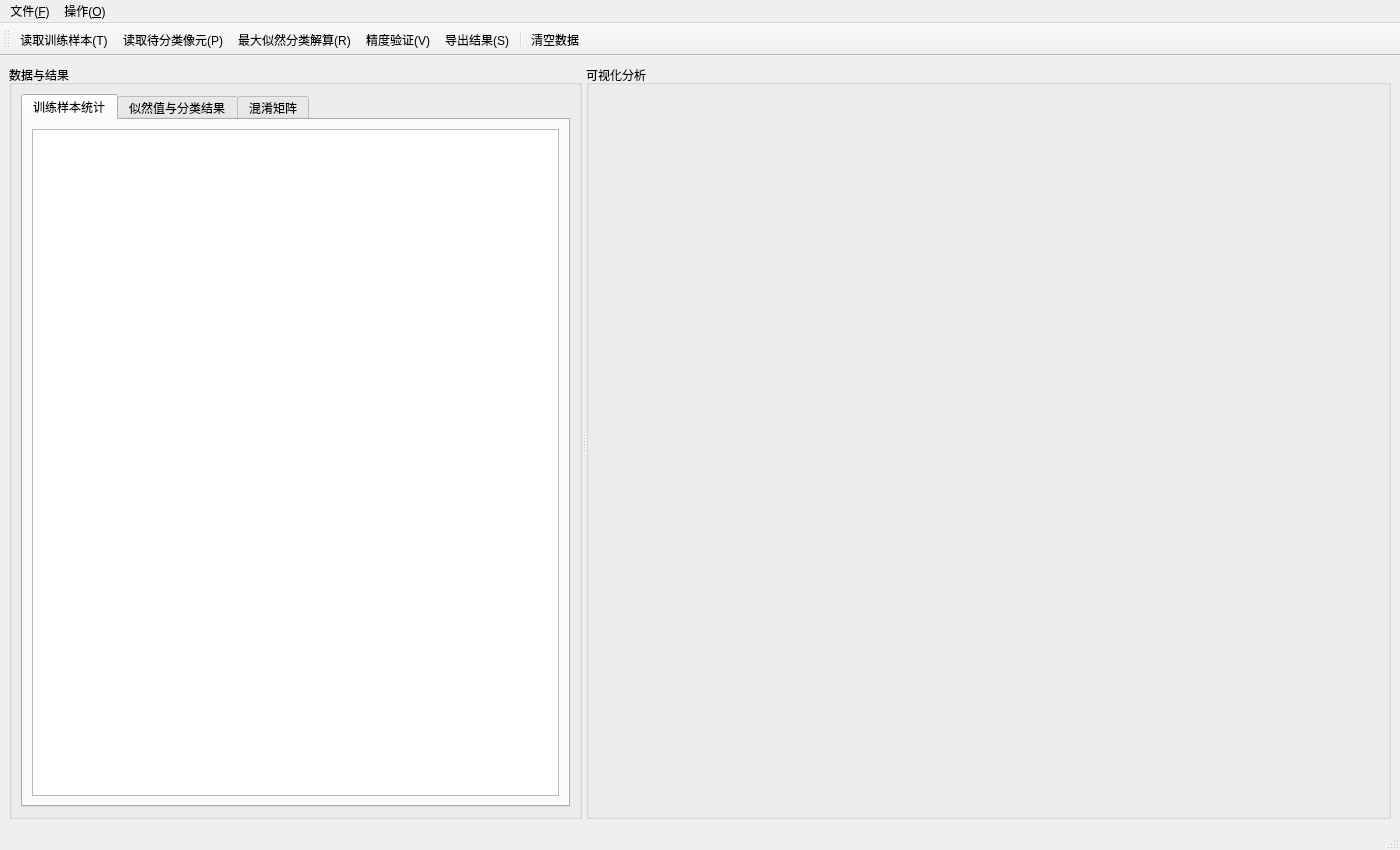
<?xml version="1.0" encoding="UTF-8"?>
<ui version="4.0">
 <class>MainWindow</class>
 <widget class="QMainWindow" name="MainWindow">
  <property name="geometry">
   <rect><x>0</x><y>0</y><width>1400</width><height>850</height></rect>
  </property>
  <property name="windowTitle">
   <string>遥感影像最大似然法分类系统</string>
  </property>

  <widget class="QWidget" name="centralwidget">
   <layout class="QHBoxLayout" name="hLayout">
    <item>
     <widget class="QSplitter" name="splitter">
      <property name="orientation"><enum>Qt::Horizontal</enum></property>

      <!-- 左：数据表格区（Tab 切换） -->
      <widget class="QGroupBox" name="groupData">
       <property name="title"><string>数据与结果</string></property>
       <layout class="QVBoxLayout">
        <item>
         <widget class="QTabWidget" name="tabWidget">
          <widget class="QWidget" name="tabStats">
           <attribute name="title"><string>训练样本统计</string></attribute>
           <layout class="QVBoxLayout">
            <item>
             <widget class="QTableWidget" name="tableStats">
              <property name="alternatingRowColors"><bool>true</bool></property>
              <property name="editTriggers">
               <set>QAbstractItemView::NoEditTriggers</set>
              </property>
             </widget>
            </item>
           </layout>
          </widget>
          <widget class="QWidget" name="tabLikelihood">
           <attribute name="title"><string>似然值与分类结果</string></attribute>
           <layout class="QVBoxLayout">
            <item>
             <widget class="QTableWidget" name="tableLikelihood">
              <property name="alternatingRowColors"><bool>true</bool></property>
              <property name="editTriggers">
               <set>QAbstractItemView::NoEditTriggers</set>
              </property>
             </widget>
            </item>
           </layout>
          </widget>
          <widget class="QWidget" name="tabCM">
           <attribute name="title"><string>混淆矩阵</string></attribute>
           <layout class="QVBoxLayout">
            <item>
             <widget class="QTableWidget" name="tableCM">
              <property name="alternatingRowColors"><bool>true</bool></property>
              <property name="editTriggers">
               <set>QAbstractItemView::NoEditTriggers</set>
              </property>
             </widget>
            </item>
           </layout>
          </widget>
         </widget>
        </item>
       </layout>
      </widget>

      <!-- 右：绘图面板 -->
      <widget class="QGroupBox" name="groupPlot">
       <property name="title"><string>可视化分析</string></property>
       <layout class="QVBoxLayout">
        <item>
         <widget class="QWidget" name="plotWidget" native="true">
          <property name="minimumSize"><size><width>400</width><height>350</height></size></property>
         </widget>
        </item>
       </layout>
      </widget>

     </widget>
    </item>
   </layout>
  </widget>

  <!-- 菜单栏 -->
  <widget class="QMenuBar" name="menubar">
   <property name="geometry">
    <rect><x>0</x><y>0</y><width>1400</width><height>30</height></rect>
   </property>
   <widget class="QMenu" name="menuFile">
    <property name="title"><string>文件(&amp;F)</string></property>
    <addaction name="actionOpenTrain"/>
    <addaction name="actionOpenPixels"/>
    <addaction name="actionExport"/>
    <addaction name="separator"/>
    <addaction name="actionExit"/>
   </widget>
   <widget class="QMenu" name="menuOp">
    <property name="title"><string>操作(&amp;O)</string></property>
    <addaction name="actionRun"/>
    <addaction name="actionVerify"/>
    <addaction name="separator"/>
    <addaction name="actionClear"/>
   </widget>
   <addaction name="menuFile"/>
   <addaction name="menuOp"/>
  </widget>

  <!-- 工具栏 -->
  <widget class="QToolBar" name="toolBar">
   <attribute name="toolBarArea"><enum>TopToolBarArea</enum></attribute>
   <addaction name="actionOpenTrain"/>
   <addaction name="actionOpenPixels"/>
   <addaction name="actionRun"/>
   <addaction name="actionVerify"/>
   <addaction name="actionExport"/>
   <addaction name="separator"/>
   <addaction name="actionClear"/>
  </widget>

  <widget class="QStatusBar" name="statusbar"/>

  <action name="actionOpenTrain">
   <property name="text"><string>读取训练样本(&amp;T)</string></property>
   <property name="shortcut"><string>Ctrl+T</string></property>
  </action>
  <action name="actionOpenPixels">
   <property name="text"><string>读取待分类像元(&amp;P)</string></property>
   <property name="shortcut"><string>Ctrl+P</string></property>
  </action>
  <action name="actionRun">
   <property name="text"><string>最大似然分类解算(&amp;R)</string></property>
   <property name="shortcut"><string>F5</string></property>
  </action>
  <action name="actionVerify">
   <property name="text"><string>精度验证(&amp;V)</string></property>
   <property name="shortcut"><string>F6</string></property>
  </action>
  <action name="actionExport">
   <property name="text"><string>导出结果(&amp;S)</string></property>
   <property name="shortcut"><string>Ctrl+S</string></property>
  </action>
  <action name="actionClear">
   <property name="text"><string>清空数据</string></property>
  </action>
  <action name="actionExit">
   <property name="text"><string>程序退出(&amp;Q)</string></property>
   <property name="shortcut"><string>Ctrl+Q</string></property>
  </action>

 </widget>
 <resources/>
 <connections/>
</ui>
